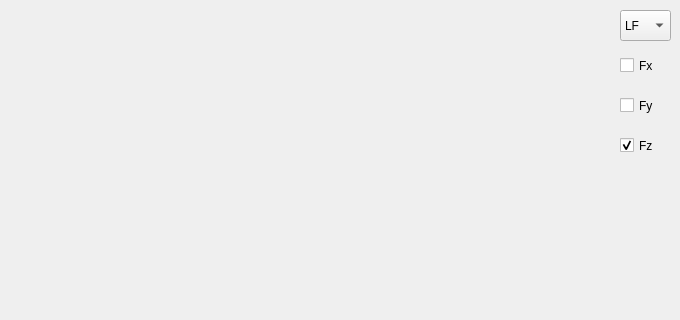
      <widget class="QWidget" name="tab_14">
       <attribute name="title">
        <string>GRF</string>
       </attribute>
       <widget class="QCustomPlot" name="plot_GRF" native="true">
        <property name="geometry">
         <rect>
          <x>0</x>
          <y>0</y>
          <width>611</width>
          <height>311</height>
         </rect>
        </property>
       </widget>
       <widget class="QComboBox" name="Combo_Foot_GRF">
        <property name="geometry">
         <rect>
          <x>620</x>
          <y>10</y>
          <width>51</width>
          <height>31</height>
         </rect>
        </property>
        <property name="font">
         <font>
          <pointsize>9</pointsize>
         </font>
        </property>
        <property name="currentText">
         <string>LF</string>
        </property>
        <property name="currentIndex">
         <number>3</number>
        </property>
        <property name="maxVisibleItems">
         <number>10</number>
        </property>
        <item>
         <property name="text">
          <string>RH</string>
         </property>
        </item>
        <item>
         <property name="text">
          <string>LH</string>
         </property>
        </item>
        <item>
         <property name="text">
          <string>RF</string>
         </property>
        </item>
        <item>
         <property name="text">
          <string>LF</string>
         </property>
        </item>
       </widget>
       <widget class="QCheckBox" name="CB_GRF_x">
        <property name="geometry">
         <rect>
          <x>620</x>
          <y>50</y>
          <width>51</width>
          <height>31</height>
         </rect>
        </property>
        <property name="font">
         <font>
          <pointsize>9</pointsize>
         </font>
        </property>
        <property name="text">
         <string>Fx</string>
        </property>
        <property name="checked">
         <bool>false</bool>
        </property>
       </widget>
       <widget class="QCheckBox" name="CB_GRF_z">
        <property name="geometry">
         <rect>
          <x>620</x>
          <y>130</y>
          <width>51</width>
          <height>31</height>
         </rect>
        </property>
        <property name="font">
         <font>
          <pointsize>9</pointsize>
         </font>
        </property>
        <property name="text">
         <string>Fz</string>
        </property>
        <property name="checked">
         <bool>true</bool>
        </property>
       </widget>
       <widget class="QCheckBox" name="CB_GRF_y">
        <property name="geometry">
         <rect>
          <x>620</x>
          <y>90</y>
          <width>51</width>
          <height>31</height>
         </rect>
        </property>
        <property name="font">
         <font>
          <pointsize>9</pointsize>
         </font>
        </property>
        <property name="text">
         <string>Fy</string>
        </property>
        <property name="checked">
         <bool>false</bool>
        </property>
       </widget>
      </widget>
